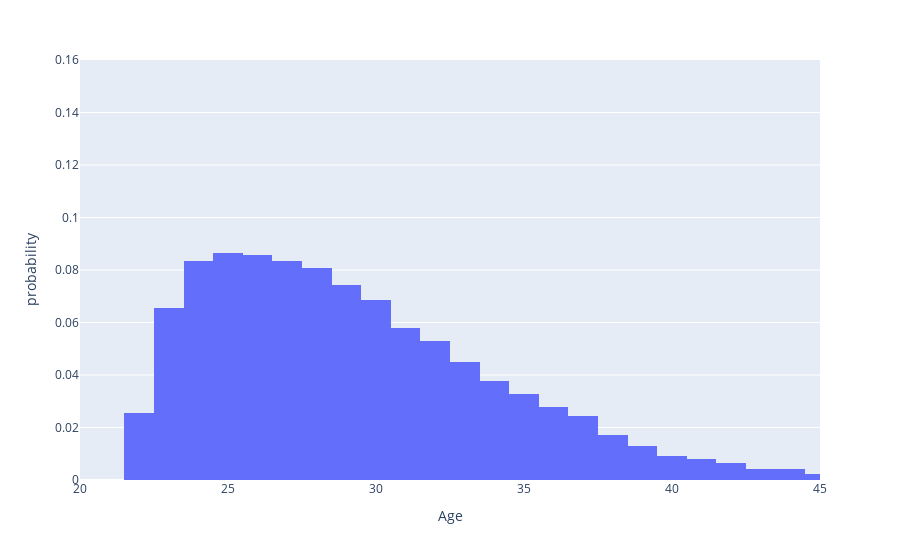

Notebook source saved alongside this figure:
### Code cell
k_norm_fig.update_xaxes(range = [20, 45])
k_norm_fig.update_yaxes(range = [0, 0.16])
k_norm_fig.show()

### Figure 1 — Plotly figure (JSON) as saved in the notebook; plotly's stock layout.template omitted (floating-point values rounded to 4 significant figures; data arrays with more than 128 entries replaced by an {"elided": "..."} marker saying what was removed)
{"data": [{"alignmentgroup": "True", "bingroup": "x", "histnorm": "probability", "hovertemplate": "Age=%{x}<br>probability=%{y}<extra></extra>", "legendgroup": "", "marker": {"color": "#636efa", "pattern": {"shape": ""}}, "name": "", "offsetgroup": "", "orientation": "v", "showlegend": false, "type": "histogram", "x": {"elided": "1400 int values"}, "xaxis": "x", "yaxis": "y"}], "layout": {"barmode": "relative", "legend": {"tracegroupgap": 0}, "margin": {"t": 60}, "xaxis": {"anchor": "y", "domain": [0, 1], "range": [20, 45], "title": {"text": "Age"}}, "yaxis": {"anchor": "x", "domain": [0, 1], "range": [0, 0.16], "title": {"text": "probability"}}}}
